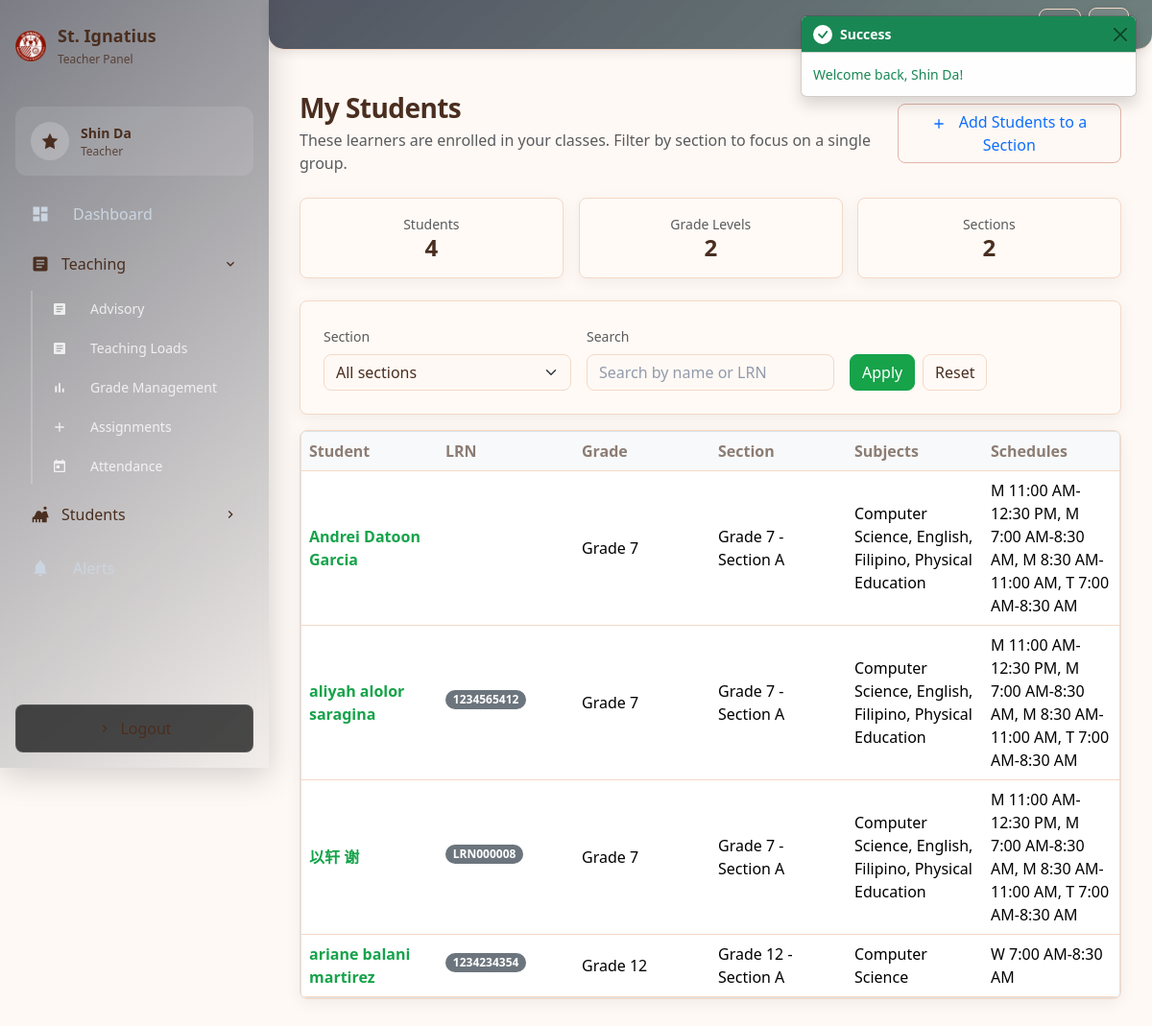
The page /teacher/students (signed in) on the database as committed earlier.
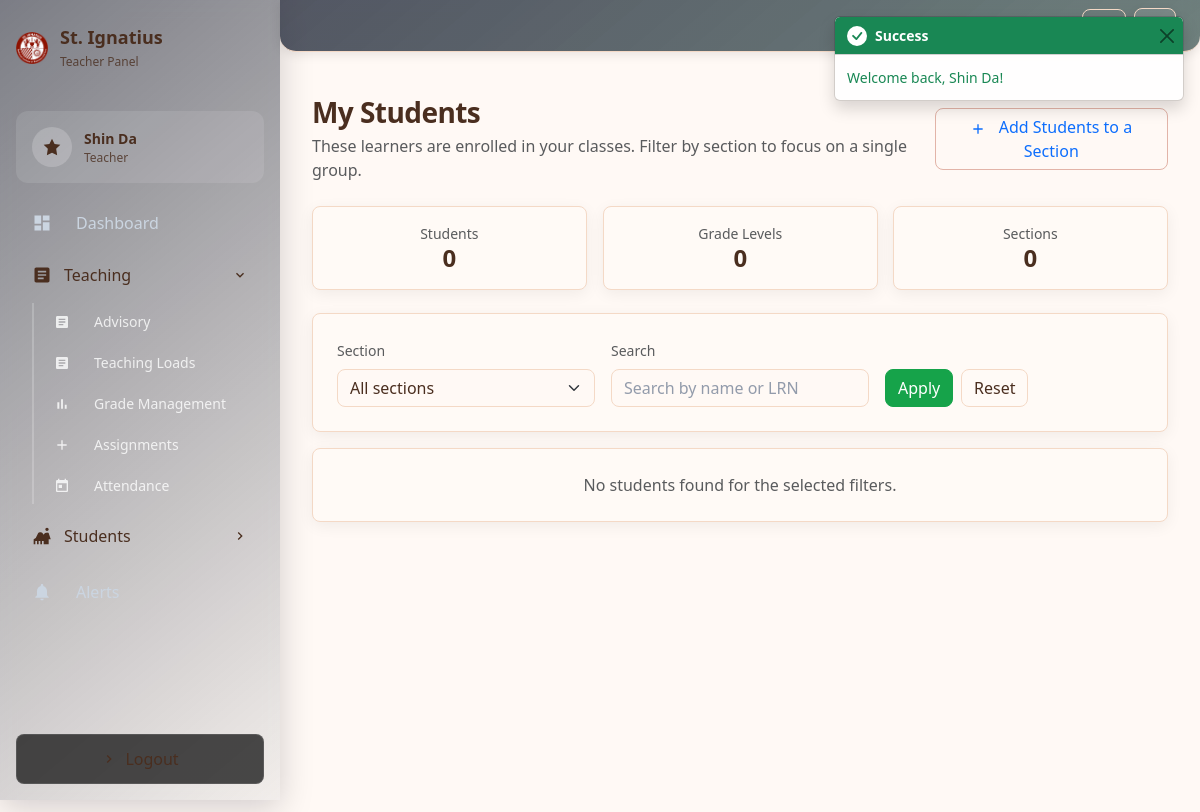
The same page on the database as committed later.
### tables this page shows
CREATE TABLE `students` (
  `id` int(10) UNSIGNED NOT NULL,
  `user_id` int(10) UNSIGNED NOT NULL,
  `lrn` varchar(20) DEFAULT NULL,
  `first_name` varchar(100) DEFAULT NULL,
  `last_name` varchar(100) DEFAULT NULL,
  `middle_name` varchar(100) DEFAULT NULL,
  `birth_date` date DEFAULT NULL,
  `gender` enum('male','female','other') DEFAULT NULL,
  `contact_number` varchar(20) DEFAULT NULL,
  `address` text DEFAULT NULL,
  `guardian_name` varchar(191) DEFAULT NULL,
  `guardian_contact` varchar(20) DEFAULT NULL,
  `guardian_relationship` varchar(50) DEFAULT NULL,
  `grade_level` tinyint(3) UNSIGNED DEFAULT NULL,
  `section_id` int(10) UNSIGNED DEFAULT NULL,
  `school_year` varchar(10) DEFAULT '2025-2026',
  `enrollment_status` enum('enrolled','transferred','dropped','graduated') DEFAULT 'enrolled',
  `previous_school` varchar(191) DEFAULT NULL,
  `medical_conditions` text DEFAULT NULL,
  `allergies` text DEFAULT NULL,
  `emergency_contact_name` varchar(191) DEFAULT NULL,
  `emergency_contact_number` varchar(20) DEFAULT NULL,
  `emergency_contact_relationship` varchar(50) DEFAULT NULL,
  `profile_picture` varchar(255) DEFAULT NULL,
  `notes` text DEFAULT NULL,
  `date_enrolled` date DEFAULT NULL,
  `date_graduated` date DEFAULT NULL,
  `status` enum('enrolled','transferred','graduated','dropped') DEFAULT 'enrolled',
  `created_at` timestamp NOT NULL DEFAULT current_timestamp(),
  `updated_at` timestamp NOT NULL DEFAULT current_timestamp() ON UPDATE current_timestamp()
);

CREATE TABLE `sections` (
  `id` int(10) UNSIGNED NOT NULL,
  `name` varchar(100) NOT NULL,
  `grade_level` tinyint(3) UNSIGNED NOT NULL,
  `room` varchar(50) DEFAULT NULL,
  `max_students` int(11) DEFAULT 50,
  `school_year` varchar(10) NOT NULL DEFAULT '2025-2026',
  `adviser_id` int(10) UNSIGNED DEFAULT NULL,
  `description` text DEFAULT NULL,
  `is_active` tinyint(1) DEFAULT 1,
  `created_at` timestamp NOT NULL DEFAULT current_timestamp()
);

### app/Controllers/TeacherController.php (called while the page is built, shortened)
<?php
class TeacherController extends Controller
{
    public function students(): void
    {
        $user = Session::get('user');
        $config = require BASE_PATH . DIRECTORY_SEPARATOR . 'config' . DIRECTORY_SEPARATOR . 'config.php';
        $pdo = Database::connection($config['database']);
        try {
            $stmt = $pdo->prepare('SELECT id FROM teachers WHERE user_id = ?');
            $stmt->execute([$user['id']]);
            $teacher = $stmt->fetch();
            $stmt = $pdo->prepare('
                SELECT DISTINCT
                    sec.id,
                    sec.name,
                    sec.grade_level
                FROM sections sec
                JOIN classes c ON sec.id = c.section_id
                WHERE c.teacher_id = ? AND c.is_active = 1 AND sec.is_active = 1
                ORDER BY sec.grade_level, sec.name
            ');
            $stmt->execute([$teacher['id']]);
            $teacherSections = $stmt->fetchAll(PDO::FETCH_ASSOC);
            $sectionOptions = [];
            $sectionIds = [];
            foreach ($teacherSections as $section) {
                $sectionId = (int)$section['id'];
                $sectionOptions[$sectionId] = $section['name'];
                $sectionIds[] = $sectionId;
            }
            if (empty($sectionIds)) {
                $students = [];
            } else {
                $placeholders = implode(',', array_fill(0, count($sectionIds), '?'));
                $stmt = $pdo->prepare("
                    SELECT DISTINCT
                        s.id as student_id,
                        s.lrn,
                        s.first_name,
                        s.last_name,
                        s.middle_name,
                        CONCAT(
                            COALESCE(s.first_name, ''),
                            CASE WHEN s.middle_name IS NOT NULL AND s.middle_name != '' THEN CONCAT(' ', s.middle_name) ELSE '' END,
                            CASE WHEN s.last_name IS NOT NULL AND s.last_name != '' THEN CONCAT(' ', s.last_name) ELSE '' END
                        ) as full_name,
                        s.grade_level,
                        sec.name as section_name,
                        sec.id as section_id,
                        COALESCE(GROUP_CONCAT(DISTINCT sub.name ORDER BY sub.name SEPARATOR ', '), '') as subjects,
                        COALESCE(GROUP_CONCAT(DISTINCT c.schedule ORDER BY c.schedule SEPARATOR ', '), '') as schedules,
                        COUNT(DISTINCT c.id) as total_classes
                    FROM students s
                    JOIN sections sec ON s.section_id = sec.id
                    LEFT JOIN classes c ON sec.id = c.section_id AND c.teacher_id = ? AND c.is_active = 1
                    LEFT JOIN subjects sub ON c.subject_id = sub.id
                    WHERE sec.id IN ($placeholders)
                    GROUP BY s.id, s.lrn, s.first_name, s.last_name, s.middle_name, s.grade_level, sec.name, sec.id
                    ORDER BY s.grade_level, s.last_name, s.first_name
                ");
                $params = array_merge([$teacher['id']], $sectionIds);
                $stmt->execute($params);
                $students = $stmt->fetchAll(PDO::FETCH_ASSOC);
            }
            $allGradeLevels = array_filter(array_unique(array_column($students, 'grade_level')));
            $allSections = array_filter(array_unique(array_column($students, 'section_name')));
            $sectionFilter = isset($_GET['section']) ? (int)$_GET['section'] : null;
            $search = trim((string)($_GET['q'] ?? ''));
            $totalStudents = count($students);
            $this->view->render('teacher/students', [
                'title' => 'My Students',
                'user' => $user,
                'activeNav' => 'students',
                'students' => $students,
                'statistics' => [
                    'total_students' => $totalStudents,
                    'grade_levels' => count($allGradeLevels),
                    'sections' => count($allSections),
                    'grade_levels_list' => $allGradeLevels,
                    'sections_list' => $sectionOptions,
                    'active_section_filter' => $sectionFilter,
                    'search_term' => $search,
                ]
            ], 'layouts/dashboard');
        } catch (\Exception $e) {
            $this->view->render('teacher/students', [
                'title' => 'My Students',
                'user' => $user,
                'activeNav' => 'students',
                'students' => [],
                'statistics' => [
                    'total_students' => 0,
                    'grade_levels' => 0,
                    'sections' => 0,
                    'grade_levels_list' => [],
                    'sections_list' => []
                ],
                'error' => $e->getMessage()
            ], 'layouts/dashboard');
        }
    }
}

### app/bootstrap.php (called while the page is built, shortened)
<?php
spl_autoload_register(function (string $class): void {
    $prefixes = [
        'Core' => APP_PATH . DIRECTORY_SEPARATOR . 'Core',
        'Controllers' => APP_PATH . DIRECTORY_SEPARATOR . 'Controllers',
        'Models' => APP_PATH . DIRECTORY_SEPARATOR . 'Models',
        'Helpers' => APP_PATH . DIRECTORY_SEPARATOR . 'Helpers',
        'Services' => APP_PATH . DIRECTORY_SEPARATOR . 'Services',
        'App' => APP_PATH,
    ];
    foreach ($prefixes as $ns => $dir) {
        $nsPrefix = $ns . '\\';
        if (str_starts_with($class, $nsPrefix)) {
            $relative = substr($class, strlen($nsPrefix));
            $path = $dir . DIRECTORY_SEPARATOR . str_replace('\\', DIRECTORY_SEPARATOR, $relative) . '.php';
            return;
        }
    }
});
$router = new Core\Router();
$router->dispatch($_SERVER['REQUEST_METHOD'] ?? 'GET', $_SERVER['REQUEST_URI'] ?? '/');

### public/index.php (called while the page is built, shortened)
<?php
require_once APP_PATH . DIRECTORY_SEPARATOR . 'bootstrap.php';

### app/Helpers/Url.php (called while the page is built, shortened)
<?php
class Url
{
    public static function basePath(): string
    {
        $scriptName = $_SERVER['SCRIPT_NAME'] ?? '';
        $dir = rtrim(str_replace('\\', '/', dirname($scriptName)), '/');
        return $dir === '/' ? '' : $dir;
    }
    public static function to(string $path = '/'): string
    {
        $normalized = '/' . ltrim($path, '/');
        return self::basePath() . ($normalized === '//' ? '/' : $normalized);
    }
}

### resources/views/teacher/students.php (the view, shortened to what the changed rows need)
<?php
$students = $students ?? [];
$stats = $statistics ?? ['total_students' => 0, 'grade_levels' => 0, 'sections' => 0, 'grade_levels_list' => [], 'sections_list' => [], 'active_section_filter' => null, 'search_term' => ''];
?>
<div class="d-flex flex-column flex-lg-row justify-content-between align-items-lg-center gap-3 mb-4">
    <div>
        <h1 class="h3 fw-bold mb-1">My Students</h1>
    </div>
    <a class="btn btn-outline-primary" href="<?= \Helpers\Url::to('/teacher/add-students') ?>">
    </a>
</div>
<div class="row g-3 mb-4">
    <div class="col-12 col-md-4">
        <div class="surface p-3 text-center">
            <div class="text-muted small">Students</div>
            <div class="h4 fw-bold mb-0"><?= number_format($stats['total_students'] ?? 0) ?></div>
        </div>
    </div>
    <div class="col-12 col-md-4">
        <div class="surface p-3 text-center">
            <div class="text-muted small">Grade Levels</div>
            <div class="h4 fw-bold mb-0"><?= number_format($stats['grade_levels'] ?? 0) ?></div>
        </div>
    </div>
    <div class="col-12 col-md-4">
        <div class="surface p-3 text-center">
            <div class="text-muted small">Sections</div>
            <div class="h4 fw-bold mb-0"><?= number_format($stats['sections'] ?? 0) ?></div>
        </div>
    </div>
</div>
<div class="surface p-4 mb-3">
    <form method="get" class="row g-3 align-items-end">
    </form>
</div>
<?php if (empty($students)): ?>
    <div class="surface p-4 text-center text-muted">
        No students found for the selected filters.
    </div>
<?php else: ?>
    <div class="surface p-0">
        <div class="table-responsive">
            <table class="table align-middle mb-0">
                <thead class="table-light">
                    <tr>
                        <th>Student</th>
                        <th>LRN</th>
                        <th>Grade</th>
                        <th>Section</th>
                        <th>Subjects</th>
                        <th>Schedules</th>
                    </tr>
                </thead>
                <tbody>
                    <?php foreach ($students as $student): ?>
                        <tr>
                            <td>
                                <a href="<?= \Helpers\Url::to('/teacher/view-student?id=' . (int)($student['student_id'] ?? 0)) ?>"
                                   class="text-decoration-none fw-semibold">
                                    <?= htmlspecialchars($student['full_name'] ?? '') ?>
                                </a>
                            </td>
                            <td><span class="badge bg-secondary"><?= htmlspecialchars($student['lrn'] ?? '') ?></span></td>
                            <td>Grade <?= htmlspecialchars((string)($student['grade_level'] ?? '')) ?></td>
                            <td><?= htmlspecialchars($student['section_name'] ?? '') ?></td>
                            <td><?= htmlspecialchars($student['subjects'] ?? 'N/A') ?></td>
                            <td><?= htmlspecialchars($student['schedules'] ?? 'N/A') ?></td>
                        </tr>
                    <?php endforeach; ?>
                </tbody>
            </table>
        </div>
    </div>
<?php endif; ?>

Rows that differ between the two databases and show on the page:
no longer on this page (row edited): students: full_name "Andrei Datoon Garcia", grade_level "7", section.name "Grade 7 - Section A", subjects "Computer Science, English, Filipino, Physical Education", schedules "M 11:00 AM-12:30 PM, M 7:00 AM-8:30 AM, M 8:30 AM-11:00 AM, T 7:00 AM-8:30 AM"
removed students: full_name "aliyah alolor saragina", lrn "1234565412", grade_level "7", section.name "Grade 7 - Section A", subjects "Computer Science, English, Filipino, Physical Education", schedules "M 11:00 AM-12:30 PM, M 7:00 AM-8:30 AM, M 8:30 AM-11:00 AM, T 7:00 AM-8:30 AM"
no longer on this page (row edited): students: full_name "以轩 谢", lrn "LRN000008", grade_level "7", section.name "Grade 7 - Section A", subjects "Computer Science, English, Filipino, Physical Education", schedules "M 11:00 AM-12:30 PM, M 7:00 AM-8:30 AM, M 8:30 AM-11:00 AM, T 7:00 AM-8:30 AM"
removed students: full_name "ariane balani martirez", lrn "1234234354", grade_level "12", section.name "Grade 12 - Section A", subjects "Computer Science", schedules "W 7:00 AM-8:30 AM"
Other text that changed with them:
$stats['total_students']: "4" → "0"
$stats['grade_levels']: "2" → "0"
$stats['sections']: "2" → "0"
text no longer shown: "Student LRN Grade Section Subjects Schedules"
text now shown: "No students found for the selected filters."
